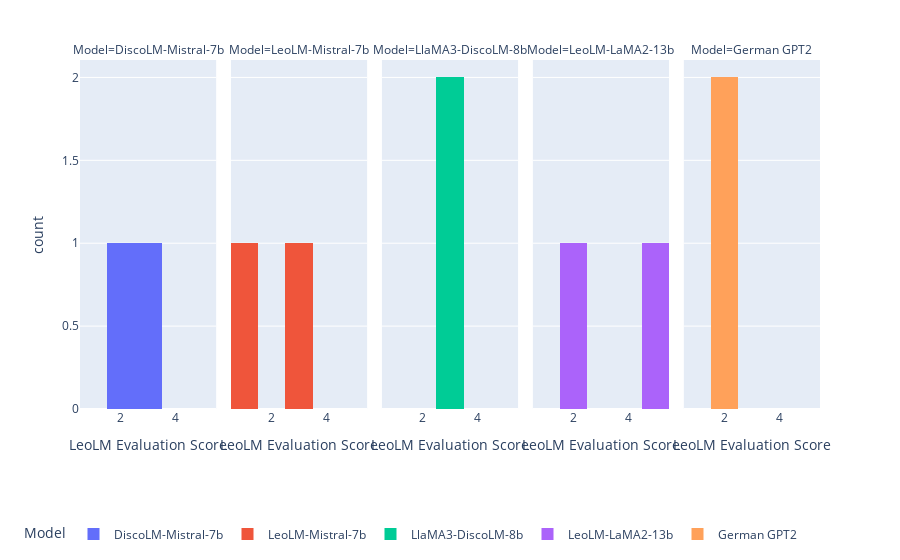

This figure's notebook cell:
### Code cell
df = my_res[["Model", "score"]]
fig = px.histogram(
    df, 
    x="score",
    facet_col="Model",
    color="Model",
    labels={
        "score": "LeoLM Evaluation Score",
        "count": "Count",
        "Model": "Model"
     },
    nbins=5
)
fig.update_layout(legend=dict(
    orientation="h",
    yanchor="bottom",
    y=-0.4,
    xanchor="right",
    x=0.975
))
fig.show()
#fig.write_image("images/results_hist_plot.png")

### Figure 1 — Plotly figure (JSON) as saved in the notebook; plotly's stock layout.template omitted (floating-point values rounded to 4 significant figures)
{"data": [{"alignmentgroup": "True", "bingroup": "x", "hovertemplate": "Model=DiscoLM-Mistral-7b<br>LeoLM Evaluation Score=%{x}<br>count=%{y}<extra></extra>", "legendgroup": "DiscoLM-Mistral-7b", "marker": {"color": "#636efa", "pattern": {"shape": ""}}, "name": "DiscoLM-Mistral-7b", "nbinsx": 5, "offsetgroup": "DiscoLM-Mistral-7b", "orientation": "v", "showlegend": true, "type": "histogram", "x": [3, 2], "xaxis": "x", "yaxis": "y"}, {"alignmentgroup": "True", "bingroup": "x", "hovertemplate": "Model=LeoLM-Mistral-7b<br>LeoLM Evaluation Score=%{x}<br>count=%{y}<extra></extra>", "legendgroup": "LeoLM-Mistral-7b", "marker": {"color": "#EF553B", "pattern": {"shape": ""}}, "name": "LeoLM-Mistral-7b", "nbinsx": 5, "offsetgroup": "LeoLM-Mistral-7b", "orientation": "v", "showlegend": true, "type": "histogram", "x": [3, 1], "xaxis": "x2", "yaxis": "y2"}, {"alignmentgroup": "True", "bingroup": "x", "hovertemplate": "Model=LlaMA3-DiscoLM-8b<br>LeoLM Evaluation Score=%{x}<br>count=%{y}<extra></extra>", "legendgroup": "LlaMA3-DiscoLM-8b", "marker": {"color": "#00cc96", "pattern": {"shape": ""}}, "name": "LlaMA3-DiscoLM-8b", "nbinsx": 5, "offsetgroup": "LlaMA3-DiscoLM-8b", "orientation": "v", "showlegend": true, "type": "histogram", "x": [3, 3], "xaxis": "x3", "yaxis": "y3"}, {"alignmentgroup": "True", "bingroup": "x", "hovertemplate": "Model=LeoLM-LaMA2-13b<br>LeoLM Evaluation Score=%{x}<br>count=%{y}<extra></extra>", "legendgroup": "LeoLM-LaMA2-13b", "marker": {"color": "#ab63fa", "pattern": {"shape": ""}}, "name": "LeoLM-LaMA2-13b", "nbinsx": 5, "offsetgroup": "LeoLM-LaMA2-13b", "orientation": "v", "showlegend": true, "type": "histogram", "x": [2, 5], "xaxis": "x4", "yaxis": "y4"}, {"alignmentgroup": "True", "bingroup": "x", "hovertemplate": "Model=German GPT2<br>LeoLM Evaluation Score=%{x}<br>count=%{y}<extra></extra>", "legendgroup": "German GPT2", "marker": {"color": "#FFA15A", "pattern": {"shape": ""}}, "name": "German GPT2", "nbinsx": 5, "offsetgroup": "German GPT2", "orientation": "v", "showlegend": true, "type": "histogram", "x": [2, 2], "xaxis": "x5", "yaxis": "y5"}], "layout": {"annotations": [{"font": {}, "showarrow": false, "text": "Model=DiscoLM-Mistral-7b", "x": 0.092, "xanchor": "center", "xref": "paper", "y": 1, "yanchor": "bottom", "yref": "paper"}, {"font": {}, "showarrow": false, "text": "Model=LeoLM-Mistral-7b", "x": 0.296, "xanchor": "center", "xref": "paper", "y": 1, "yanchor": "bottom", "yref": "paper"}, {"font": {}, "showarrow": false, "text": "Model=LlaMA3-DiscoLM-8b", "x": 0.5, "xanchor": "center", "xref": "paper", "y": 1, "yanchor": "bottom", "yref": "paper"}, {"font": {}, "showarrow": false, "text": "Model=LeoLM-LaMA2-13b", "x": 0.704, "xanchor": "center", "xref": "paper", "y": 1, "yanchor": "bottom", "yref": "paper"}, {"font": {}, "showarrow": false, "text": "Model=German GPT2", "x": 0.908, "xanchor": "center", "xref": "paper", "y": 1, "yanchor": "bottom", "yref": "paper"}], "barmode": "relative", "legend": {"orientation": "h", "title": {"text": "Model"}, "tracegroupgap": 0, "x": 0.975, "xanchor": "right", "y": -0.4, "yanchor": "bottom"}, "margin": {"t": 60}, "xaxis": {"anchor": "y", "domain": [0, 0.184], "title": {"text": "LeoLM Evaluation Score"}}, "xaxis2": {"anchor": "y2", "domain": [0.204, 0.388], "matches": "x", "title": {"text": "LeoLM Evaluation Score"}}, "xaxis3": {"anchor": "y3", "domain": [0.408, 0.592], "matches": "x", "title": {"text": "LeoLM Evaluation Score"}}, "xaxis4": {"anchor": "y4", "domain": [0.612, 0.796], "matches": "x", "title": {"text": "LeoLM Evaluation Score"}}, "xaxis5": {"anchor": "y5", "domain": [0.816, 1], "matches": "x", "title": {"text": "LeoLM Evaluation Score"}}, "yaxis": {"anchor": "x", "domain": [0, 1], "title": {"text": "count"}}, "yaxis2": {"anchor": "x2", "domain": [0, 1], "matches": "y", "showticklabels": false}, "yaxis3": {"anchor": "x3", "domain": [0, 1], "matches": "y", "showticklabels": false}, "yaxis4": {"anchor": "x4", "domain": [0, 1], "matches": "y", "showticklabels": false}, "yaxis5": {"anchor": "x5", "domain": [0, 1], "matches": "y", "showticklabels": false}}}
